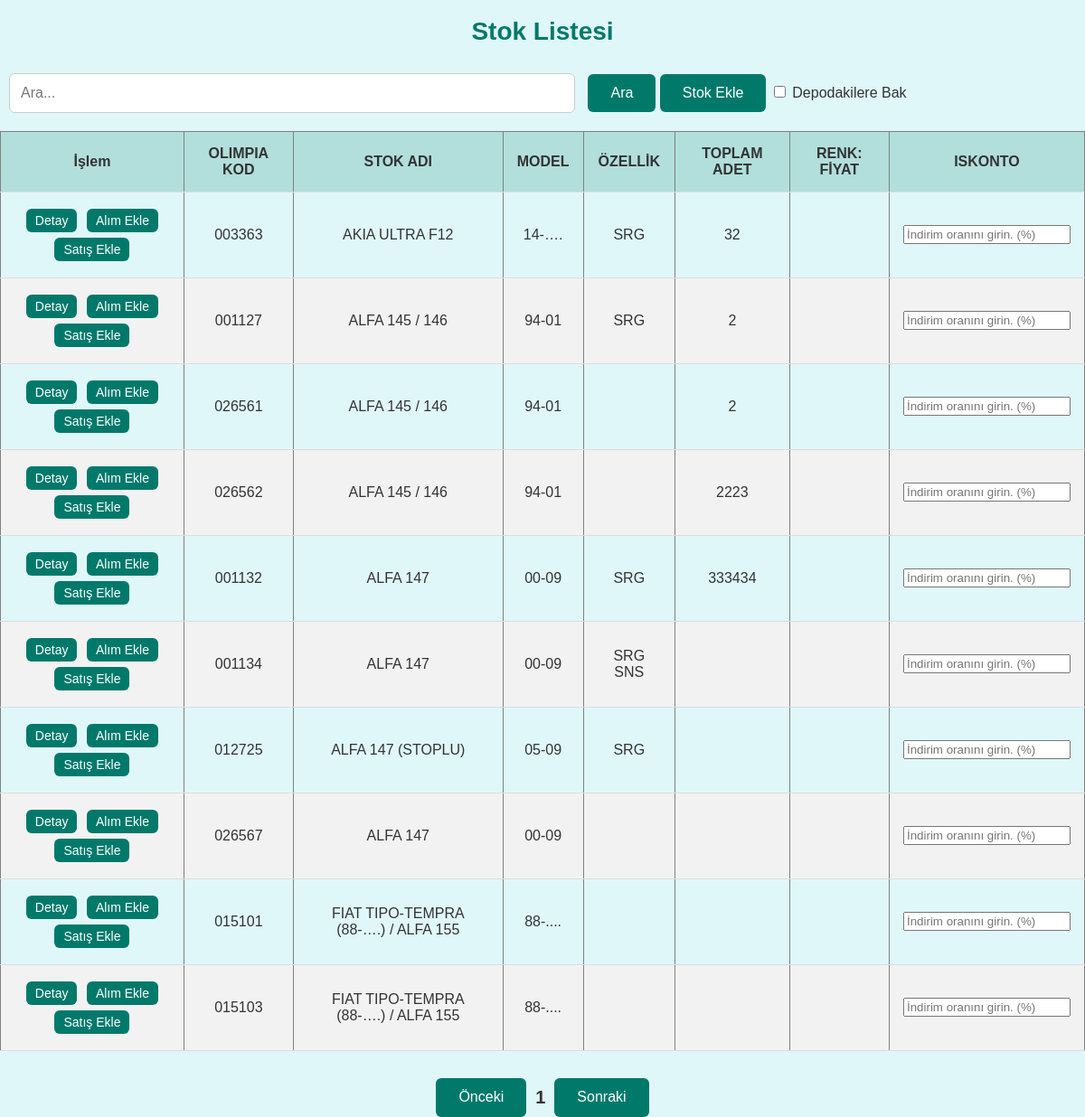
The page / on the database its author committed.
### tables this page shows
CREATE TABLE STOK (
        OLIMPIA_KOD TEXT PRIMARY KEY,
        STOK_ADI TEXT,
        UY TEXT,
        KONUM TEXT,
        MODEL TEXT,
        OZELLIK TEXT,
        DELIK TEXT,
        ADET INTEGER,
        EN REAL,
        BOY REAL,
        M2 REAL,
        MM REAL
    );

### app.py (the view)
@app.route('/')
def index():
    try:
        page = request.args.get('page', 1, type=int)  # Get the current page number
        page_size = 10  # Number of items per page
        only_depo = request.args.get('only_depo', 'false').lower() == 'true'  # Get the depo filter state
        data = get_stock_paginated_filtered(config.DB_PATH, page, page_size, only_depo)
        colors_data = get_colors(config.DB_PATH)
        return render_template('index.html', data=data, colors_data=colors_data, page=page)
    except Exception as err:
        print(err)
        return jsonify({'error': str(err)}), 500

### database/db.py (called while the page is built)
def get_connection(db_path):
    connection = sqlite3.connect(db_path)
    connection.row_factory = sqlite3.Row  # This is crucial for accessing columns by name
    return connection

### database/queries.py (called while the page is built)
def get_colors_for_stock(db_path, olimpia_kod):
    connection = get_connection(db_path)
    cursor = connection.cursor()
    cursor.execute("SELECT renk_adi, fiyat FROM depo WHERE OLIMPIA_KOD = ?", (str(olimpia_kod),))
    colors = cursor.fetchall()
    cursor.close()
    connection.close()
    colors_list = [{'renk_adi': row['renk_adi'], 'fiyat': row['fiyat']} for row in colors]
    return colors_list

def get_all_colors(db_path):
    connection = get_connection(db_path)
    cursor = connection.cursor()
    cursor.execute("SELECT renk_adi FROM renk")
    colors = cursor.fetchall()
    cursor.close()
    connection.close()
    return colors

### services/color_service.py (called while the page is built)
def get_colors(db_path):
    return get_all_colors(db_path)

### templates/index.html (shortened to what this page needs)
<!DOCTYPE html>
<html lang="en">
<head>
    <link rel="stylesheet" type="text/css" href="../static/styles.css">
    <link rel="stylesheet" href="//code.jquery.com/ui/1.12.1/themes/base/jquery-ui.css">
</head>
<body>
    <h1>Stok Listesi</h1>
    <input type="text" id="searchInput" placeholder="Ara...">
    <button onclick="searchTable()">Ara</button>
    <button onclick="openAddForm()">Stok Ekle</button>
    <input type="checkbox" id="depoToggle">
    <label for="depoToggle">Depodakilere Bak</label>
    <table border="1" id="stokTable">
        <thead>
        <tr>
            <th>İşlem</th>
            <th>OLIMPIA KOD</th>
            <th>STOK ADI</th>
            <th>MODEL</th>
            <th>ÖZELLİK</th>
            <th>TOPLAM ADET</th>
            <th>RENK: FİYAT</th>
            <th>ISKONTO</th>
        </tr>
        </thead>
        {% for stok in data %}
        <tr>
            <td id="operations">
                <button class="edit-btn" data-stok-id="{{ stok.OLIMPIA_KOD }}">Detay</button>
                <button class="add-purchase-btn" data-stok-id="{{ stok.OLIMPIA_KOD }}">Alım Ekle</button>
                <button class="add-sale-btn" data-stok-id="{{ stok.OLIMPIA_KOD }}">Satış Ekle</button>
            </td>
            <td>{{ stok.OLIMPIA_KOD }}</td>
            <td>{{ stok.STOK_ADI }}</td>
            <td>{{ stok.MODEL if stok.MODEL is not none else '' }}</td>
            <td>{{ stok.OZELLIK if stok.OZELLIK is not none else '' }}</td>
            <td>{{ stok.ADET if stok.ADET is not none else '' }}</td>
            <td>{{ renkFiyatListesiHtml|safe }}</td>
            <td>
                <input type="number" class="iskonto-input" min="0" step="1" onkeypress="checkEnter(event)" placeholder="İndirim oranını girin. (%)">
            </td>
        </tr>
        {% endfor %}
    </table>
    <div id="paginationControls">
        <button id="prevPageBtn">Önceki</button>
        <span id="currentPage">1</span>
        <button id="nextPageBtn">Sonraki</button>
    </div>
</body>
</html>

### static/styles.css (style rules this page uses)
body { font-family: Arial, sans-serif; background-color: #e0f7fa; color: #333; margin: 0; padding: 0; }
h1 { text-align: center; margin-bottom: 30px; color: #00796b; font-size: 28px; }
#searchInput { width: 50%; padding: 12px; border-radius: 6px; border: 1px solid #ccc; margin: 0 10px 20px 10px; font-size: 16px; }
button { padding: 12px 25px; border: none; background-color: #00796b; color: white; border-radius: 6px; cursor: pointer; font-size: 16px; }
table { width: 100%; border-collapse: collapse; margin-bottom: 30px; }
th, td { padding: 15px; text-align: center; border-bottom: 1px solid #ddd; font-size: 16px; }
th { background-color: #b2dfdb; font-weight: bold; }
tr:nth-child(even) { background-color: #f2f2f2; }
#operations button { padding: 5px 10px; margin: 3px; font-size: 14px; }
#paginationControls { display:flex; justify-content: center; align-content: center; }
#currentPage { margin:10px; font-size:20px; font-weight: bold; }

### rows shown on the page
STOK: OLIMPIA_KOD "003363", STOK_ADI "AKIA ULTRA F12", MODEL "14-….", OZELLIK "SRG", ADET "32"
STOK: OLIMPIA_KOD "001127", STOK_ADI "ALFA 145 / 146", MODEL "94-01", OZELLIK "SRG", ADET "2"
STOK: OLIMPIA_KOD "026561", STOK_ADI "ALFA 145 / 146", MODEL "94-01", ADET "2"
STOK: OLIMPIA_KOD "026562", STOK_ADI "ALFA 145 / 146", MODEL "94-01", ADET "2223"
STOK: OLIMPIA_KOD "001132", STOK_ADI "ALFA 147", MODEL "00-09", OZELLIK "SRG", ADET "333434"
STOK: OLIMPIA_KOD "001134", STOK_ADI "ALFA 147", MODEL "00-09", OZELLIK "SRG SNS"
STOK: OLIMPIA_KOD "012725", STOK_ADI "ALFA 147 (STOPLU)", MODEL "05-09", OZELLIK "SRG"
STOK: OLIMPIA_KOD "026567", STOK_ADI "ALFA 147", MODEL "00-09"
STOK: OLIMPIA_KOD "015101", STOK_ADI "FIAT TIPO-TEMPRA (88-….) / ALFA 155", MODEL "88-...."
STOK: OLIMPIA_KOD "015103", STOK_ADI "FIAT TIPO-TEMPRA (88-….) / ALFA 155", MODEL "88-...."
